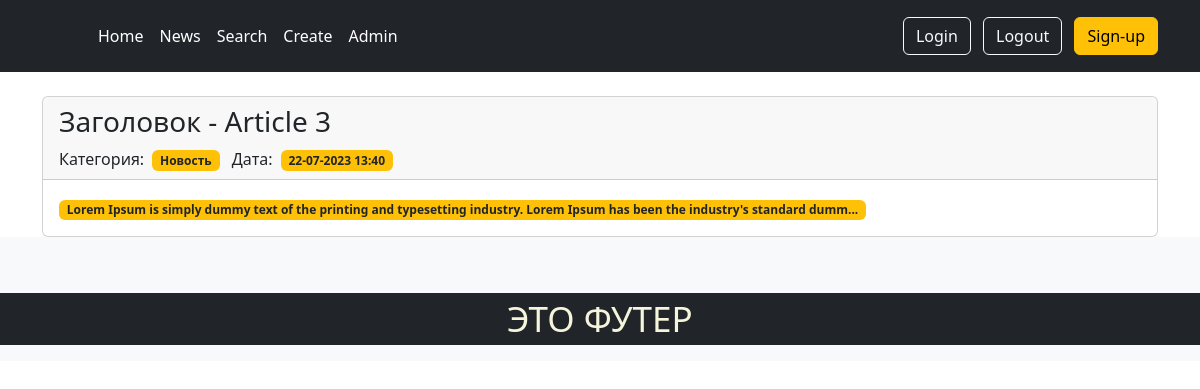
Page /news/detail/5 on the earlier database version.
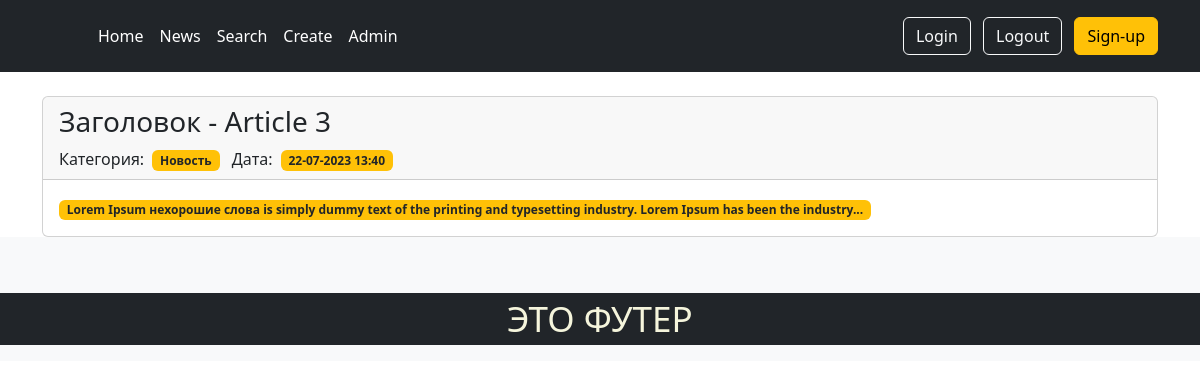
Same page on the later database version.
### news/models.py (models this page shows, shortened)
class Post(models.Model):
    author = models.ForeignKey(Author, on_delete=models.CASCADE)
    NEWS = 'NW'
    ARTICLE = 'AR'
    CATEGORY_CHOICES = (
        (NEWS, 'Новость'),
        (ARTICLE, 'Статья'),
    )
    categoryType = models.CharField(
        max_length=2, choices=CATEGORY_CHOICES, default=ARTICLE)
    dateCreation = models.DateTimeField(auto_now_add=True)
    postCategory = models.ManyToManyField(Category, through='PostCategory')
    title = models.CharField(max_length=128)
    text = models.TextField()
    rating = models.SmallIntegerField(default=0)
    def preview(self):
        return self.text[:124] + '...'

### news/views.py (the view)
# urls.py: path('detail/<int:pk>', PostDetailView.as_view(), name='second_post_detail'),
class PostDetailView(DetailView):
    model = Post
    template_name = 'news/post_detail.html'

### news/templates/news/post_detail.html (shortened to what this page needs)
{% extends 'layout/default.html' %}
{% block content %}
<br>
<div class="card">
   <div class="card-header">
      <h3>
         Заголовок - {{ post.title }}
      </h3>
      <div>
         Категория:<span class="col mx-2 badge text-dark bg-warning">
            {{post.get_categoryType_display|safe}}</span>
         Дата:<span class="col mx-2 badge text-dark bg-warning">
            {{ post.dateCreation|date:'d-m-Y H:i'}}</span>
      </div>
   </div>
   <div class="card-body">
      <span class="col mr-auto badge text-dark bg-warning"> {{ post.preview }} </span>
   </div>
</div>
{% endblock content %}

Differences in the rows shown:
changed Post "Article 3": preview "Lorem Ipsum is simply dummy text of the printing and typesetting industry. Lorem Ipsum has been the industry's standard dumm..." → "Lorem Ipsum нехорошие слова is simply dummy text of the printing and typesetting industry. Lorem Ipsum has been the industry..."
